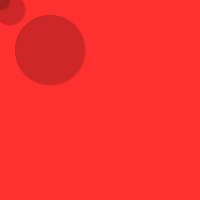
Frame 1 (no input)
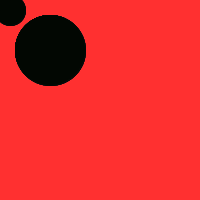
Frame 60 (the mouse pressed at the canvas centre just before this capture)
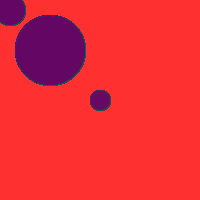
Frame 120 (the mouse held since frame 60 and released just before this capture)

The Processing sketch that drew these frames (run headless with seeded random() and noise(); from frame 60 on, the mouse is pressed at the canvas centre):

// Processing sketch: processing_93584
// ── processing_93584.pde

void setup(){
size(200, 200);
background(255, 48, 48);
}

void draw(){
fill(mouseX,5, mouseY, 50);
stroke(0, mouseX, mouseY, 20);
ellipse(mouseX, mouseY, 20, 20);
ellipse(10, 10, 30, 30);
ellipse(50, 50, 70, 70);
}
